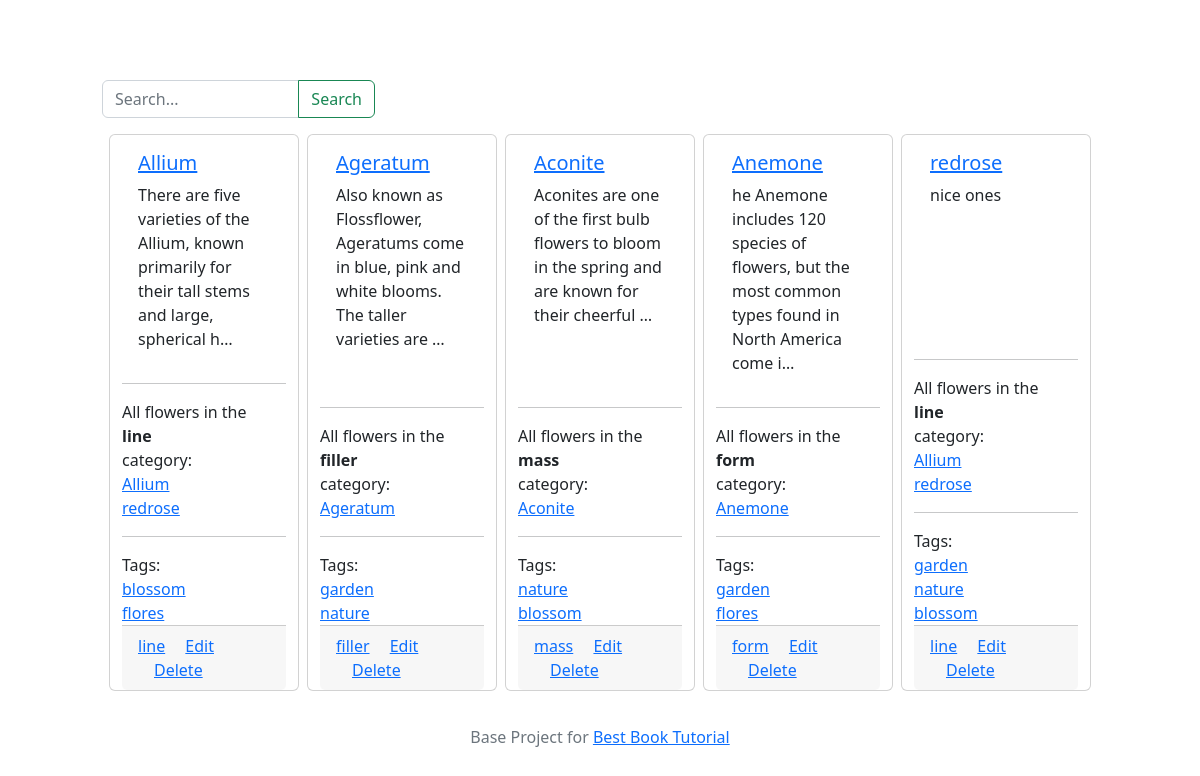
The page / on the database its author committed.
### myapp/models.py (models this page shows, shortened)
class Flower(models.Model):
    title = models.CharField(max_length = 255, default = '')
    description = models.TextField(default='')
    slug = models.SlugField(blank = True, default = '')
    category = models.ForeignKey(Category, null=True, on_delete = models.PROTECT)
    tags = models.ManyToManyField(Tag)
    def __str__(self) -> str:
        return self.title

class Category(models.Model):
    title = models.CharField(max_length = 255, default = '')
    def __str__(self) -> str:
        return self.title

class Tag(models.Model):
    title = models.CharField(max_length=255, default='')
    slug = models.SlugField(blank=True, default = '')
    def __str__(self) -> str:
        return self.title

### myapp/views.py (the view)
# urls.py: path('',myapp_views.index, name='index'),
def index(request):
    q = request.GET.get('q', None)
    items = ''
    if q is None or q is '':
        flowers = Flower.objects.all()
    elif q is not None:
        flowers = Flower.objects.filter(title__contains = q)
    return render(request, "myapp/index.html", {'flowers': flowers})

### myapp/templates/myapp/index.html
{% extends 'base/base.html' %}
{% block content %}
<div class="container">
  <div class="row">
      <nav>
          <form method="get" action="/" class="form-inline mt-2 mt-md-0 col-lg-3 col-md-4 col-sm-6 mx-5 ">
              <div class="input-group">
              <input id="q" name="q" value="{{ request.GET.q }}" class="form-control mr-sm-2" type="text" placeholder="Search..." aria-label="Search">
              <button type="submit" class="btn btn-outline-success my-2 my-sm-0">Search</button>
              </div>
          </form>
      </nav>
  </div>
</div>
<div class="row my-3 justify-content-center">
{% for flower in flowers %}
  <div class="card col-lg-2 col-md-5 mx-1">
    <div class="card-body">
        <h5 class="card-title"><a href="{% url 'detail' flower.slug %}">{{ flower.title }}</a></h5>
        <p class="card-text">{{ flower.description | truncatechars:100 }}</p>
    </div>
    <hr>
    All flowers in the <strong>{{ flower.category }}</strong>category:
    {% for c_flower in flower.category.flower_set.all %}
    <a href="{% url 'detail' c_flower.slug %}">{{ c_flower }}</a>
    {% endfor %}
    <hr>
    Tags:
    {% for tag in flower.tags.all %}
    <a href="{% url 'tags' tag.slug %}">{{ tag }}</a>
    {% endfor %}
    <div class="card-footer">
        <a href="#" class="card-link">{{ flower.category }}</a>
        <a href="adminmyapp/flower/{{ flower.id }}/change" class="card-link">Edit</a>
        <a href="adminmyapp/flower/{{ flower.id }}/delete" class="card-link">Delete</a>
    </div>
  </div>
{% endfor %}
</div>
{% endblock %}

### base/static/base/custome_css/site.css (style rules this page uses)
body { padding-top: 5rem; }

### rows shown on the page
Flower: title "Allium", description "There are five varieties of the Allium, known primarily for their tall stems and large, spherical h…", category "line"
Flower: title "redrose", description "nice ones", category "line"
Tag: title "blossom"
Tag: title "flores"
Flower: title "Ageratum", description "Also known as Flossflower, Ageratums come in blue, pink and white blooms. The taller varieties are …", category "filler"
Tag: title "garden"
Tag: title "nature"
Flower: title "Aconite", description "Aconites are one of the first bulb flowers to bloom in the spring and are known for their cheerful …", category "mass"
Flower: title "Anemone", description "he Anemone includes 120 species of flowers, but the most common types found in North America come i…", category "form"
